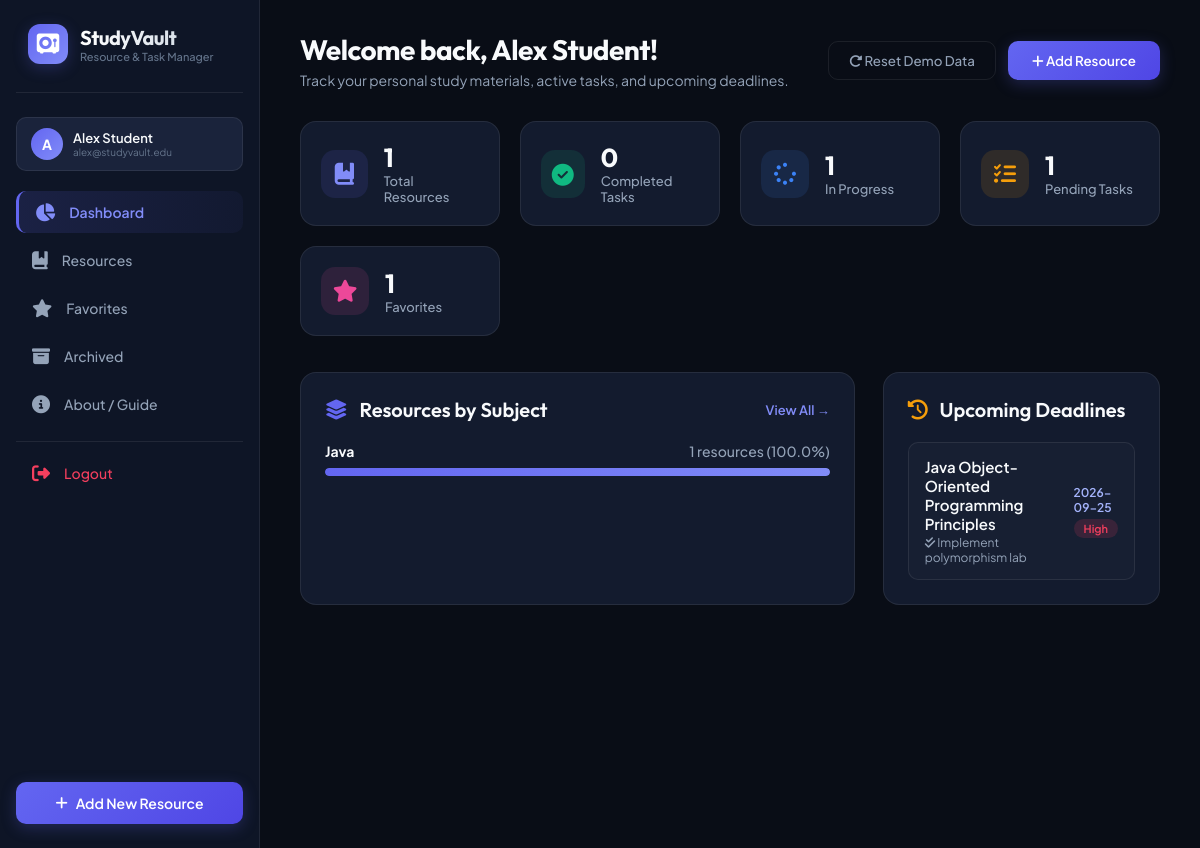
/ (signed in), run on the app's committed database.
### tables this page shows
CREATE TABLE resources (
                id INTEGER PRIMARY KEY AUTOINCREMENT,
                user_id INTEGER NOT NULL,
                title TEXT NOT NULL,
                url TEXT NOT NULL,
                subject TEXT NOT NULL,
                category TEXT NOT NULL DEFAULT 'Other',
                tags TEXT,
                description TEXT,
                task TEXT,
                deadline TEXT,
                priority TEXT DEFAULT 'Medium',
                status TEXT DEFAULT 'Not Started',
                favorite INTEGER DEFAULT 0,
                archived INTEGER DEFAULT 0,
                created_at TIMESTAMP DEFAULT CURRENT_TIMESTAMP,
                updated_at TIMESTAMP DEFAULT CURRENT_TIMESTAMP,
                FOREIGN KEY(user_id) REFERENCES users(id) ON DELETE CASCADE
            );

### app.py (the view)
@app.route('/')
@login_required
def dashboard():
    user_id = session['user_id']
    stats = database.get_dashboard_stats(user_id)
    return render_template('dashboard.html', stats=stats)

### app.py (called while the page is built)
@app.after_request
def add_header(response):
    response.headers['Cache-Control'] = 'no-store, no-cache, must-revalidate, post-check=0, pre-check=0, max-age=0'
    response.headers['Pragma'] = 'no-cache'
    response.headers['Expires'] = '-1'
    return response

@app.context_processor
def inject_user():
    user_id = session.get('user_id')
    if user_id:
        return {
            'current_user': {
                'id': user_id,
                'name': session.get('user_name', 'Student'),
                'email': session.get('user_email', '')
            }
        }
    return {'current_user': None}

def login_required(f):
    @wraps(f)
    def decorated_function(*args, **kwargs):
        if 'user_id' not in session:
            if request.path.startswith('/api/'):
                return jsonify({"success": False, "message": "Authentication required. Please log in."}), 401
            return redirect(url_for('login_page', next=request.url))
        return f(*args, **kwargs)
    return decorated_function

### database.py (called while the page is built)
def get_db():
    conn = sqlite3.connect(DB_PATH)
    conn.row_factory = sqlite3.Row
    return conn

def dict_from_row(row):
    if row is None:
        return None
    return dict(row)

### templates/dashboard.html (shortened to what this page needs)
{% extends 'base.html' %}
{% block content %}
<div class="top-bar">
  <div class="page-title">
    <h2>Welcome back, {{ current_user.name }}!</h2>
    <p>Track your personal study materials, active tasks, and upcoming deadlines.</p>
  </div>
  <div class="top-actions">
    <button class="btn-cancel" onclick="reseedDemoData()" title="Reset Sample Data for Demo">
      <i class="fa-solid fa-rotate-right"></i> Reset Demo Data
    </button>
    <button class="btn-save" onclick="openAddResourceModal()">
      <i class="fa-solid fa-plus"></i> Add Resource
    </button>
  </div>
</div>
<div class="stats-grid">
  <div class="stat-card">
    <div class="stat-icon-wrapper stat-total">
      <i class="fa-solid fa-book-bookmark"></i>
    </div>
    <div class="stat-info">
      <div class="stat-value" id="statTotal">{{ stats.total_resources }}</div>
      <div class="stat-label">Total Resources</div>
    </div>
  </div>
  <div class="stat-card">
    <div class="stat-icon-wrapper stat-completed">
      <div class="stat-icon"><i class="fa-solid fa-circle-check"></i></div>
    </div>
    <div class="stat-info">
      <div class="stat-value" id="statCompleted">{{ stats.completed_resources }}</div>
      <div class="stat-label">Completed Tasks</div>
    </div>
  </div>
  <div class="stat-card">
    <div class="stat-icon-wrapper stat-progress">
      <i class="fa-solid fa-spinner"></i>
    </div>
    <div class="stat-info">
      <div class="stat-value" id="statProgress">{{ stats.in_progress_resources }}</div>
      <div class="stat-label">In Progress</div>
    </div>
  </div>
  <div class="stat-card">
    <div class="stat-icon-wrapper stat-tasks">
      <i class="fa-solid fa-list-check"></i>
    </div>
    <div class="stat-info">
      <div class="stat-value" id="statPendingTasks">{{ stats.pending_tasks }}</div>
      <div class="stat-label">Pending Tasks</div>
    </div>
  </div>
  <div class="stat-card">
    <div class="stat-icon-wrapper stat-favorites">
      <i class="fa-solid fa-star"></i>
    </div>
    <div class="stat-info">
      <div class="stat-value" id="statFavorites">{{ stats.favorite_count }}</div>
      <div class="stat-label">Favorites</div>
    </div>
  </div>
</div>
<div class="dashboard-grid">
  <div class="panel">
    <div class="section-header">
      <h3><i class="fa-solid fa-layer-group" style="color: var(--primary); margin-right: 8px;"></i> Resources by Subject</h3>
      <a href="/resources" style="color: #818cf8; text-decoration: none; font-size: 13px; font-weight: 600;">View All &rarr;</a>
    </div>
    <div class="subject-list" id="subjectBreakdownList">
      {% if stats.subject_breakdown %}
        {% for sb in stats.subject_breakdown %}
          {% set pct = (sb.count / stats.total_resources * 100)|round if stats.total_resources > 0 else 0 %}
          <div class="subject-item">
            <div class="subject-meta">
              <span><strong>{{ sb.subject }}</strong></span>
              <span class="text-muted" style="color: var(--text-muted);">{{ sb.count }} resources ({{ pct }}%)</span>
            </div>
            <div class="subject-bar-bg">
              <div class="subject-bar-fill" style="width: {{ pct }}%;"></div>
            </div>
          </div>
        {% endfor %}
      {% else %}
        <p style="color: var(--text-muted); font-size: 14px;">No subject data yet. Add study resources to see your breakdown!</p>
      {% endif %}
    </div>
  </div>
  <div class="panel">
    <div class="section-header">
      <h3><i class="fa-solid fa-clock-rotate-left" style="color: var(--priority-medium); margin-right: 8px;"></i> Upcoming Deadlines</h3>
    </div>
    <div class="deadline-list" id="dashboardDeadlineList">
      {% if stats.upcoming_deadlines %}
        {% for d in stats.upcoming_deadlines %}
          <div class="deadline-card" id="dash-deadline-{{ d.id }}">
            <div class="deadline-info">
              <h4>{{ d.title }}</h4>
              <p><i class="fa-solid fa-check-double"></i> {{ d.task or 'Study Resource' }}</p>
            </div>
            <div class="deadline-tag">
              <span class="due-date" data-date="{{ d.deadline }}">{{ d.deadline }}</span>
              <span class="badge badge-priority-{{ d.priority|lower }}">{{ d.priority }}</span>
            </div>
          </div>
        {% endfor %}
      {% else %}
        <div style="text-align: center; color: var(--text-dim); padding: 20px 0;">
          <i class="fa-solid fa-calendar-check" style="font-size: 28px; margin-bottom: 8px;"></i>
          <p>No active deadlines pending!</p>
        </div>
      {% endif %}
    </div>
  </div>
</div>
{% endblock %}

### data on the page
resources: title "Java Object-Oriented Programming Principles", task "Implement polymorphism lab", deadline "2026-09-25", priority "High"

### other printed values
{{ current_user.name[0]|upper }} "A"
{{ current_user.name }} "Alex Student"
{{ current_user.email }} "alex@studyvault.edu"
{{ stats.total_resources }} "1"
{{ stats.completed_resources }} "0"
{{ stats.in_progress_resources }} "1"
{{ stats.pending_tasks }} "1"
{{ stats.favorite_count }} "1"
{{ sb.subject }} "Java"
{{ sb.count }} "1"
{{ pct }} "100.0"
